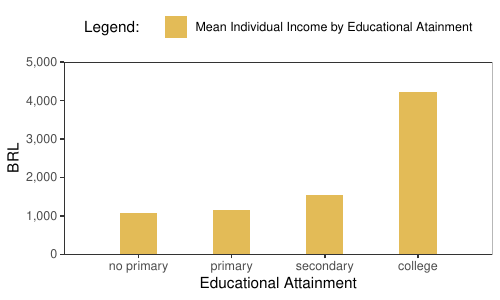

Write the R code that produced this figure.
# clear memory
rm(list=ls())
gc()

# required packages
library(ggplot2)
library(scales)
library(Cairo)
# inputs
ODp <- "data/trips/household_survey_2012.rds"
IF.p <- "data/inflation/inflation.csv"
# outputs
O.p <- "appendix/figures/A4_income_education/income_education.pdf"


# Main ----------------------------------------------------------------------------------------
IF <- read.csv(IF.p)
inflation <- IF$index[IF$date == as.character("2016-12-01")]/IF$index[IF$date == as.character("2012-12-01")]

# read main data
OD <- readRDS(ODp)

#subset to individuals >=18
ID <- OD[!duplicated(OD$ID_PESS),]
ID <- ID[ID$IDADE >= 18,]
ID$educ <- ID$GRAU_INS
ID$educ[ID$educ %in% 1] <- 2


# wage
ID$wage_m <- ifelse(ID$CO_REN_I %in% 1, ID$VL_REN_I,
                    ifelse(ID$CO_REN_I %in% 2, 0,
                           ID$RENDA_FA/ID$NO_MORAF))*inflation

# mean wage by educ
ID$wage_educ <- ave(ID$wage_m, ID$educ, FUN=mean)

ED <- ID[!duplicated(ID$educ), c("educ", "wage_educ")]

# plot

ggplot() +
 geom_col(aes(x = educ, y = wage_educ, fill = "inc"), data = ED, width = 0.4, alpha = 0.75) +
 theme_bw() +
 theme(panel.grid = element_blank(), legend.position = "top") +
 scale_fill_manual(values = c("inc" = "goldenrod"),
                   labels = c("inc" = "Mean Individual Income by Educational Atainment"),
                   name = "Legend:    ") +
 scale_y_continuous(breaks = seq(0,5000,1000), label = comma, expand = c(0,0)) +
 scale_x_discrete(limits = c(2:5), 
                  labels = c("no primary", "primary", "secondary", "college")) +
 labs(x = "Educational Attainment", y = "BRL") +
 coord_cartesian(ylim = c(0,5000))
ggsave(O.p, w = 5, h =3)
